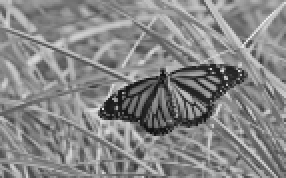
#> input picture Lecture3/butterfly.jpg, 143 x 89 px, found by its file name (shown 2 times larger)
$ jupyter execute 190531L.ipynb   (shell and % lines are left out)
#> lines starting #> are read from the running program, lines starting #| are printed output that depends on the picture
Name: M.A.D Rukmal   Index Number: 190531L

[cell 1]
import numpy as np
import matplotlib.pyplot as plt
import cv2 as cv

Question 1

[cell 2]
img = cv.imread(r'D:\Image processing module\Lecture3\butterfly.jpg',cv.IMREAD_REDUCED_GRAYSCALE_8)
#> img is the input picture: shape (89, 143); min 14, max 234, mean 134.1
#box filter
assert img is not None

box=1./81.*np.ones((9,9))
imgb=cv.filter2D(img,-1,box)
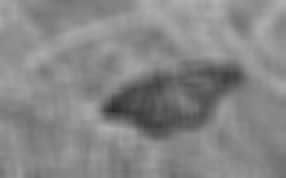
#> imgb: shape (89, 143) (shown 2 times larger); min 46, max 177, mean 134.1
#Gaussian filter
gaus=cv.getGaussianKernel(9,4)
imgg=cv.sepFilter2D(img,-1,gaus,gaus)

fig,axes=plt.subplots(1,3,sharex='all',sharey='all',figsize=(18,18))

img_plt = cv.cvtColor(img,cv.COLOR_BGR2RGB)
img_pltb = cv.cvtColor(imgb,cv.COLOR_BGR2RGB)
img_pltg = cv.cvtColor(imgg,cv.COLOR_BGR2RGB)

axes[0].imshow(img_plt,cmap='gray',vmin=0,vmax=255)
axes[0].set_title('Original')
axes[0].set_xticks([]),axes[0].set_yticks([])
axes[1].imshow(img_pltb,cmap='gray',vmin=0,vmax=255)
axes[1].set_title('Box')
axes[1].set_xticks([]),axes[1].set_yticks([])
axes[2].imshow(img_pltg,cmap='gray',vmin=0,vmax=255)
axes[2].set_title('Gaussian')
axes[2].set_xticks([]),axes[2].set_yticks([])
plt.show()
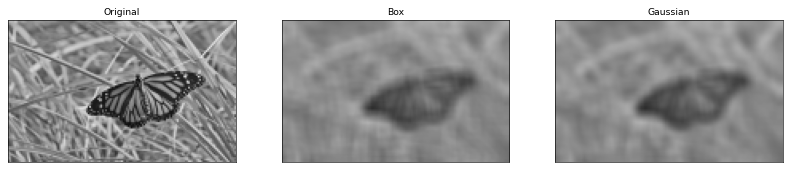
#> figure drawn by matplotlib, 3 panels

Question 2

[cell 3]
from mpl_toolkits.mplot3d import Axes3D
from matplotlib import cm
from matplotlib.ticker import LinearLocator, FormatStrFormatter

[cell 4]
fig=plt.figure(figsize=(10,10))
ax = fig.add_subplot(111, projection='3d')
sigma = 1

x_=np.arange(-5,5.1,.1)
y_=np.arange(-5,5.1,.1)
X,Y=np.meshgrid(x_,y_)
Z=(1/(2*np.pi*sigma**2))*np.exp(-(X**2+Y**2)/(2*sigma**2))
Z1 = np.exp(-(X**2+Y**2)/(2*sigma**2))

#plot the surface
surf = ax.plot_surface(X,Y,Z1, cmap=cm.jet, linewidth=0, antialiased= True)

#customize the z axis
ax.zaxis.set_major_locator(LinearLocator(10))
ax.zaxis.set_major_formatter(FormatStrFormatter('%0.2f'))

cset=ax.contourf(X,Y,Z1,zdir='z', offset=np.min(Z1)-1.5,cmap=cm.jet)
ax.set_zlim(np.min(Z1)-2,np.max(Z1))

plt.axis('off')
plt.show()
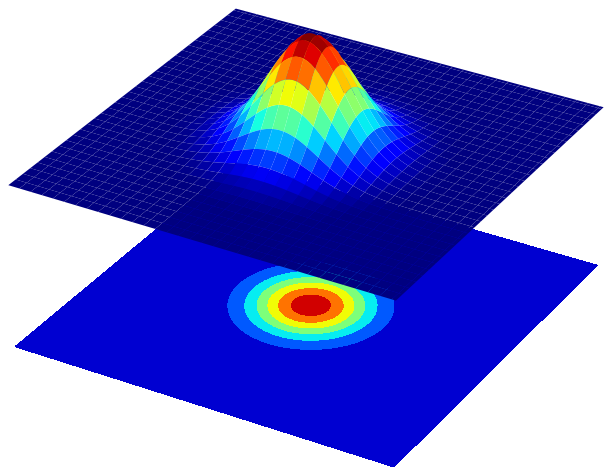
#> figure drawn by matplotlib, 1 panel

Question 3

[cell 5]
import cv2 as cv
import numpy as np
import matplotlib.pyplot as plt
img= cv.imread(r'D:\Image processing module\Lecture3\contact_lens.tif',cv.IMREAD_REDUCED_GRAYSCALE_2).astype(np.float32)
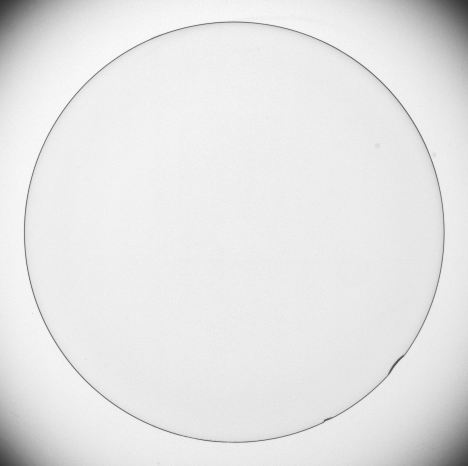
#> input picture Lecture3/contact_lens.tif, 468 x 466 px, found by its file name
#> img: shape (466, 468) float32; min 51, max 250, mean 229.6
kernel=np.array([(-1,-2,-1),(0,0,0),(1,2,1)],dtype='float')
imgc1=cv.filter2D(img,-1,kernel)
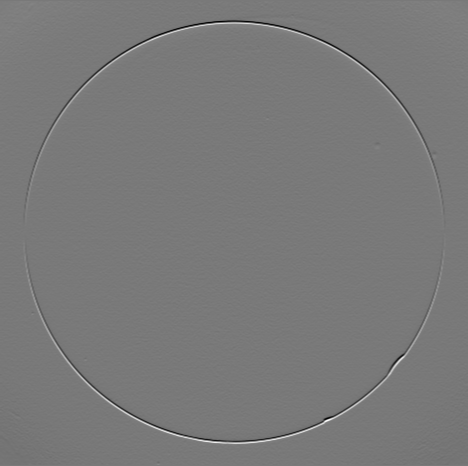
#> imgc1: shape (466, 468) float32; min -480, max 527, mean 0; drawn with min black and max white

fig,axes=plt.subplots(1,2,sharex='all',sharey='all',figsize=(6,6))
axes[0].imshow(img,cmap='gray')
axes[0].set_title('Original')
axes[0].set_xticks([]),axes[0].set_yticks([])
axes[1].imshow(imgc1,cmap='gray',vmin=-1020,vmax=1020)
axes[1].set_title('SobelVertical')
axes[1].set_xticks([]),axes[1].set_yticks([])
plt.show()

[cell 6]
import cv2 as cv
import numpy as np
import matplotlib.pyplot as plt
img= cv.imread(r'D:\Image processing module\Lecture3\contact_lens.tif',cv.IMREAD_REDUCED_GRAYSCALE_2).astype(np.float32)
kernel=np.array([(-1,0,1),(-2,0,2),(-1,0,1)],dtype='float')
imgc2=cv.filter2D(img,-1,kernel)

fig,axes=plt.subplots(1,2,sharex='all',sharey='all',figsize=(6,6))
axes[0].imshow(img,cmap='gray')
axes[0].set_title('Original')
axes[0].set_xticks([]),axes[0].set_yticks([])
axes[1].imshow(imgc2,cmap='gray',vmin=-1020,vmax=1020)
axes[1].set_title('SobelHorizontal')
axes[1].set_xticks([]),axes[1].set_yticks([])
plt.show()

[cell 7]
import cv2 as cv
import numpy as np
import matplotlib.pyplot as plt
img= cv.imread(r'D:\Image processing module\Lecture3\contact_lens.tif',cv.IMREAD_REDUCED_GRAYSCALE_2)
#> img is the input picture: shape (466, 468); min 51, max 250, mean 229.6
gradient=np.sqrt((imgc1**2)+(imgc2**2))
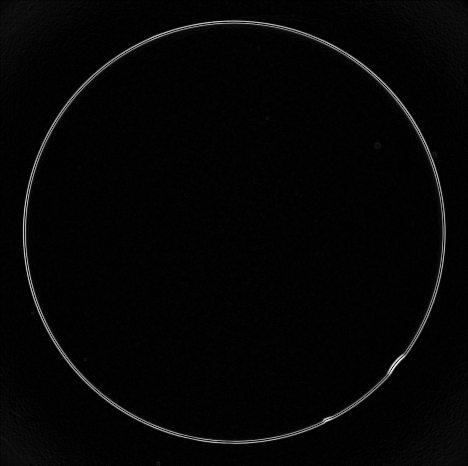
#> gradient: shape (466, 468) float32; min 0, max 606.4, mean 13.4; drawn with min black and max white

fig,axes=plt.subplots(1,2,sharex='all',sharey='all',figsize=(6,6))
axes[0].imshow(img,cmap='gray')
axes[0].set_title('Original')
axes[0].set_xticks([]),axes[0].set_yticks([])
axes[1].imshow(gradient,cmap='gray')
axes[1].set_title('Gradient')
axes[1].set_xticks([]),axes[1].set_yticks([])
plt.show()

Question 4

[cell 8]
img= cv.imread(r'D:\Image processing module\Lecture3\tom.jpg',cv.IMREAD_GRAYSCALE).astype(np.float32)
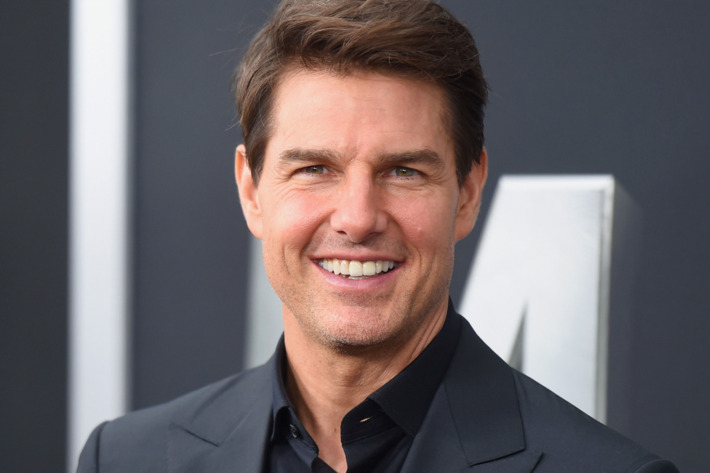
#> input picture Lecture3/tom.jpg, 710 x 473 px, found by its file name
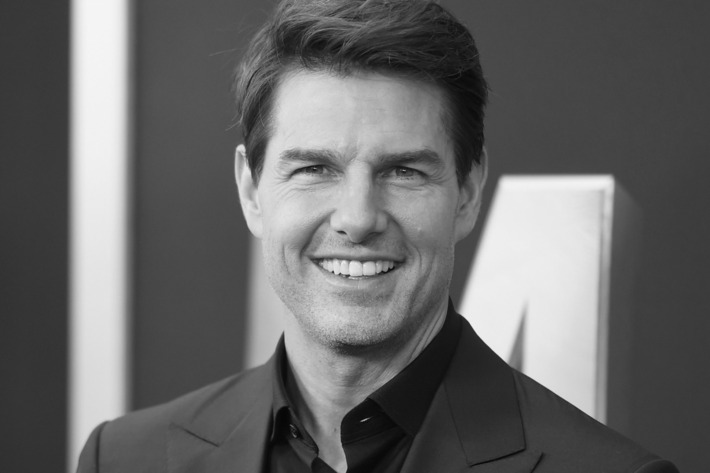
#> img: shape (473, 710) float32; min 5, max 245, mean 103.7
assert img is not None

sigma=2
gaus=cv.getGaussianKernel(5,sigma)
f_lp=cv.sepFilter2D(img,-1,gaus,gaus)
f_hp=img-f_lp
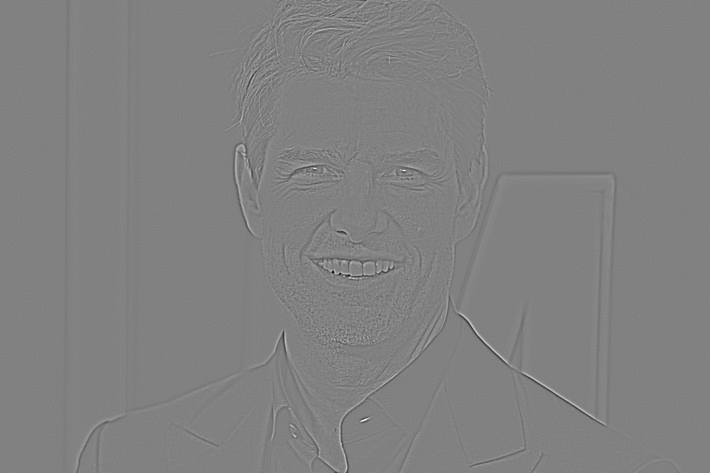
#> f_hp: shape (473, 710) float32; min -91.49, max 88.83, mean 0; drawn with min black and max white
f_sharp = cv.addWeighted(img,3,f_hp,2,1)

#img_plt = cv.cvtColor(img,cv.COLOR_BGR2RGB)

fig,axes=plt.subplots(1,4,sharex='all',sharey='all',figsize=(16,16))
axes[0].imshow(f_lp,cmap='gray')
axes[0].set_title('LP')
axes[0].set_xticks([]),axes[0].set_yticks([])
axes[1].imshow(f_hp,cmap='gray')
axes[1].set_title('HP')
axes[1].set_xticks([]),axes[1].set_yticks([])
axes[2].imshow(f_sharp,cmap='gray')
axes[2].set_title('Sharpened')
axes[2].set_xticks([]),axes[1].set_yticks([])
axes[3].imshow(img,cmap='gray')
axes[3].set_title('Original')
axes[3].set_xticks([]),axes[1].set_yticks([])
plt.show()
